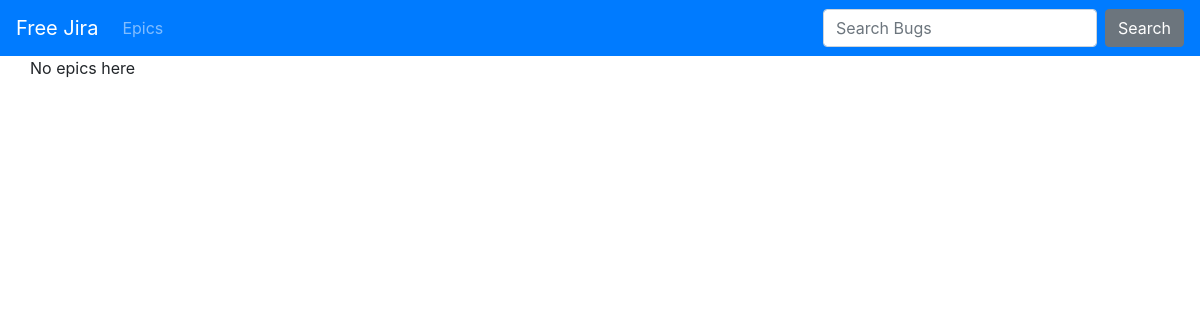
The app's page /epics, older data.
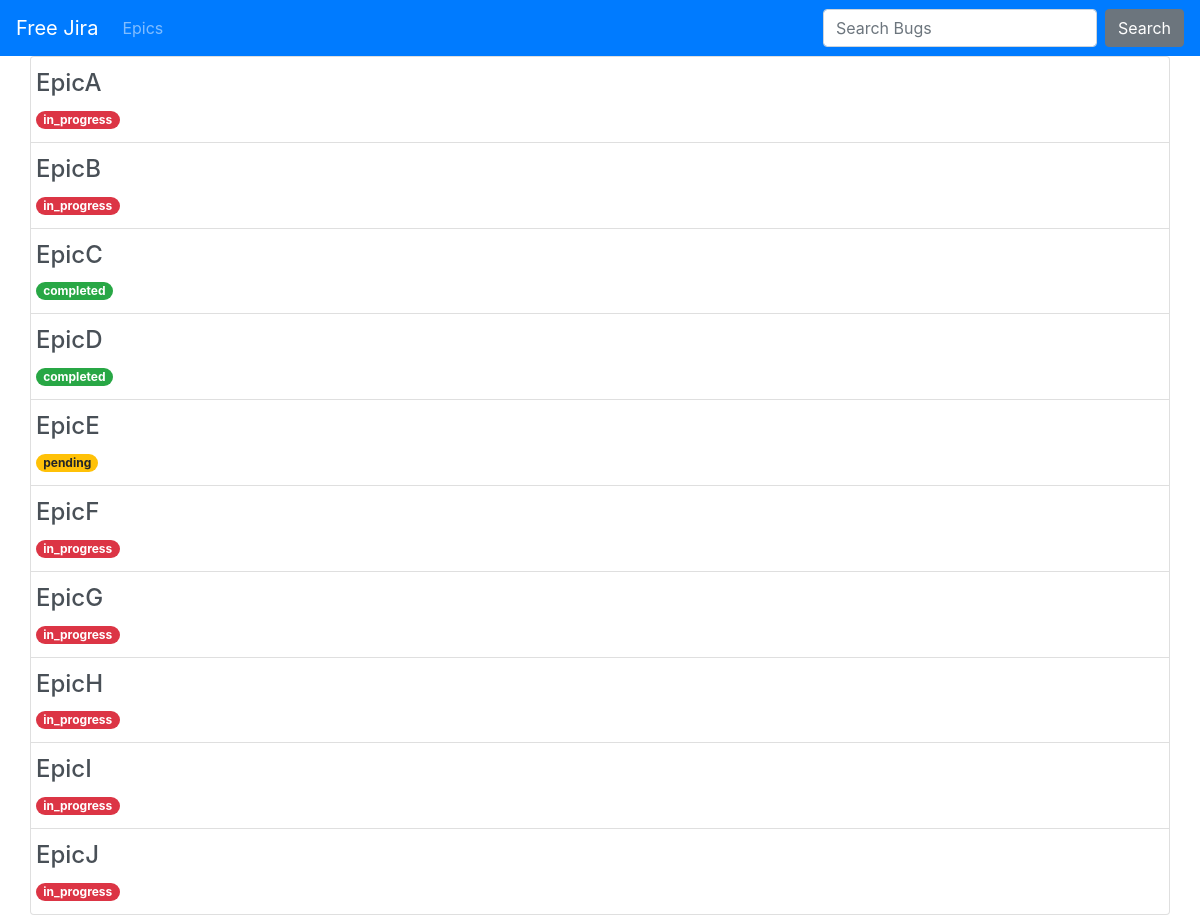
The same page, newer data.
### epics/models.py (models this page shows, shortened)
class Epic(models.Model):
    title = models.CharField(max_length=64, default=' ', blank=False, unique=True)
    state = models.CharField(max_length=64, choices=STATES, default='completed')
    linked_epic = models.ForeignKey('epics.Epic', on_delete=models.CASCADE, default=None, blank=True, null=True, related_name='epic')
    '''
    Get list of children bugs
    '''
    '''
    Get list of children tasks
    '''
    '''
    Get list of children epics
    '''
    '''
    Get list of children epics through all tree
    '''
    '''
    Get list of parent epics through all tree
    '''
    '''
    Get list of bugs owned by all children epics
    '''
    '''
    An epic is 'completed' if it has no pending tasks and bugs and it depends on no other epic
    '''
    '''
    An epic is 'work in progress' if it contains any tasks or if any of its linked epics is 'work in progress'
    '''
    '''
    An epic is 'pending' if it has no tasks but still bugs, or if any of its linked epics is 'pending'
    '''
    '''
    Refresh the current status of an epic
    Refresh also its parent linked epic
    '''

### epics/views.py (the view)
# urls.py: path('', all_epics, name='epics'),
def all_epics(request):
    epics = Epic.objects.all()
    return render(request, "epics.html", {"epics": epics})

### epics/templates/epics.html
{% extends 'base.html' %}
{% block content %}
    <div class="row list-group">
        {% for epic in epics %}
            <a href="{% url 'epics:epic' epic.pk %}" class="list-group-item list-group-item-action flex-column align-items-start" id="{{ epic.pk }}">
            <div class="row d-flex w-100 justify-content-between">
                <div class="rolly">
                    <h4 class="text-capitalize">{{ epic.title }}</h4>
                    {% if 'completed' in epic.state %}
                        <span class="badge badge-pill badge-success ml-auto align-self-start">{{ epic.state }}</span>
                    {% elif 'pending' in epic.state %}
                        <span class="badge badge-pill badge-warning ml-auto align-self-start">{{ epic.state }}</span>
                    {% elif 'in_progress' in epic.state %}
                        <span class="badge badge-pill badge-danger">{{ epic.state }}</span>
                    {% endif %}
                </div>
            </div>
            </a>
        {% empty %}
        <p>No epics here</p>
        {% endfor %}
    </div>
{% endblock %}

### templates/base.html (shortened to what this page needs)
<!DOCTYPE html>
<html lang="en">
<head>
    <link rel="stylesheet" href="https://stackpath.bootstrapcdn.com/bootstrap/4.1.3/css/bootstrap.min.css">
</head>
<body>
    <nav class="navbar navbar-expand-lg navbar-dark bg-primary">
        <a class="navbar-brand" href="{% url 'index' %}">Free Jira</a>
        <div class="collapse navbar-collapse" id="navbarColor01">
            <ul class="navbar-nav mr-auto">
                <li class="nav-item">
                    <a class="nav-link" href="{% url 'epics:epics' %}">Epics</a>
                </li>
            </ul>
            <form class="form-inline my-2 my-lg-0" action="{% url 'search:results' %}" method="get">
                <input class="form-control mr-sm-2" type="text" placeholder="Search Bugs" name="q">
                <button class="btn btn-secondary my-2 my-sm-0" type="submit">Search</button>
            </form>
        </div>
    </nav>
    <div class="container main-content">
        {% block content %}
        {% endblock %}
    </div>
</body>
</html>

Row changes from the older to the newer data that the page shows:
added Epic: title "EpicA", state "in_progress"
added Epic: title "EpicB", state "in_progress"
added Epic: title "EpicC", state "completed"
added Epic: title "EpicD", state "completed"
added Epic: title "EpicE", state "pending"
added Epic: title "EpicF", state "in_progress"
added Epic: title "EpicG", state "in_progress"
added Epic: title "EpicH", state "in_progress"
added Epic: title "EpicI", state "in_progress"
added Epic: title "EpicJ", state "in_progress"
Text that changed along with them:
text no longer shown: "No epics here"
